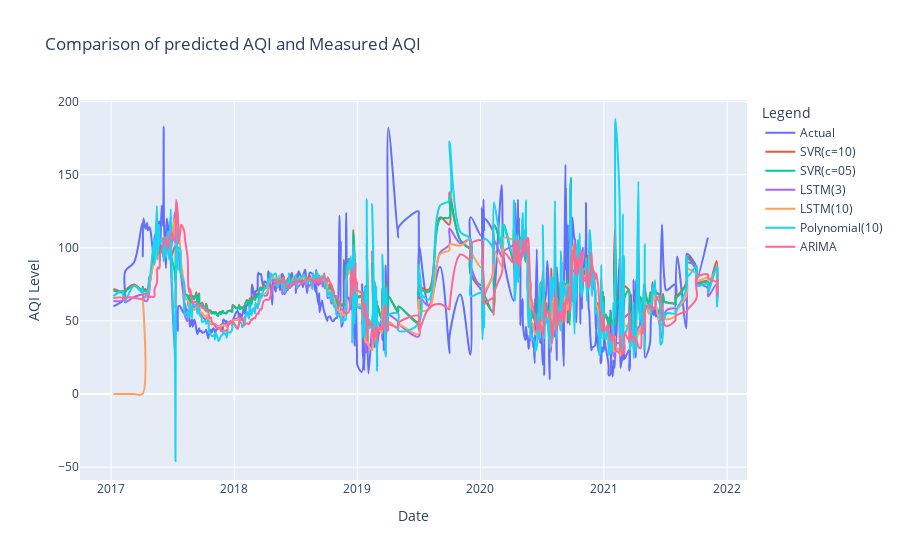

Notebook source saved alongside this figure:
### Code cell
fig = go.Figure()
fig.update_layout(
    title="Comparison of predicted AQI and Measured AQI",
    xaxis_title="Date",
    yaxis_title="AQI Level",
    legend_title="Legend",
)
fig.update_xaxes(range=['2016-10-01', '2022-03-01'])

fig.add_trace(go.Scatter(x=series_results.index, y=testY1.flatten(), name="Actual", line_shape='spline'))
fig.add_trace(go.Scatter(x=series_results.index, y=series_results.SVR_10  , name="SVR(c=10)", line_shape='spline'))
fig.add_trace(go.Scatter(x=series_results.index, y=series_results.SVR_05  , name="SVR(c=05)", line_shape='spline'))
fig.add_trace(go.Scatter(x=series_results.index, y=series_results.LSTM_3  , name="LSTM(3)", line_shape='spline'))
fig.add_trace(go.Scatter(x=series_results.index, y=series_results.LSTM_10  , name="LSTM(10)", line_shape='spline'))
fig.add_trace(go.Scatter(x=series_results.index, y=series_results.Poly_Reg  , name="Polynomial(10)", line_shape='spline'))
fig.add_trace(go.Scatter(x=series_results.index, y=series_results.ARIMA  , name="ARIMA", line_shape='spline'))


fig.show()

### Figure 1 — Plotly figure (JSON) as saved in the notebook; plotly's stock layout.template omitted (floating-point values rounded to 4 significant figures; data arrays with more than 128 entries replaced by an {"elided": "..."} marker saying what was removed)
{"data": [{"line": {"shape": "spline"}, "name": "Actual", "type": "scatter", "x": {"elided": "450 str values"}, "y": {"elided": "443 float values"}}, {"line": {"shape": "spline"}, "name": "SVR(c=10)", "type": "scatter", "x": {"elided": "450 str values"}, "y": {"elided": "450 float values"}}, {"line": {"shape": "spline"}, "name": "SVR(c=05)", "type": "scatter", "x": {"elided": "450 str values"}, "y": {"elided": "450 float values"}}, {"line": {"shape": "spline"}, "name": "LSTM(3)", "type": "scatter", "x": {"elided": "450 str values"}, "y": {"elided": "450 float values"}}, {"line": {"shape": "spline"}, "name": "LSTM(10)", "type": "scatter", "x": {"elided": "450 str values"}, "y": {"elided": "450 float values"}}, {"line": {"shape": "spline"}, "name": "Polynomial(10)", "type": "scatter", "x": {"elided": "450 str values"}, "y": {"elided": "450 float values"}}, {"line": {"shape": "spline"}, "name": "ARIMA", "type": "scatter", "x": {"elided": "450 str values"}, "y": {"elided": "450 float values"}}], "layout": {"legend": {"title": {"text": "Legend"}}, "title": {"text": "Comparison of predicted AQI and Measured AQI"}, "xaxis": {"range": ["2016-10-01", "2022-03-01"], "title": {"text": "Date"}}, "yaxis": {"title": {"text": "AQI Level"}}}}
